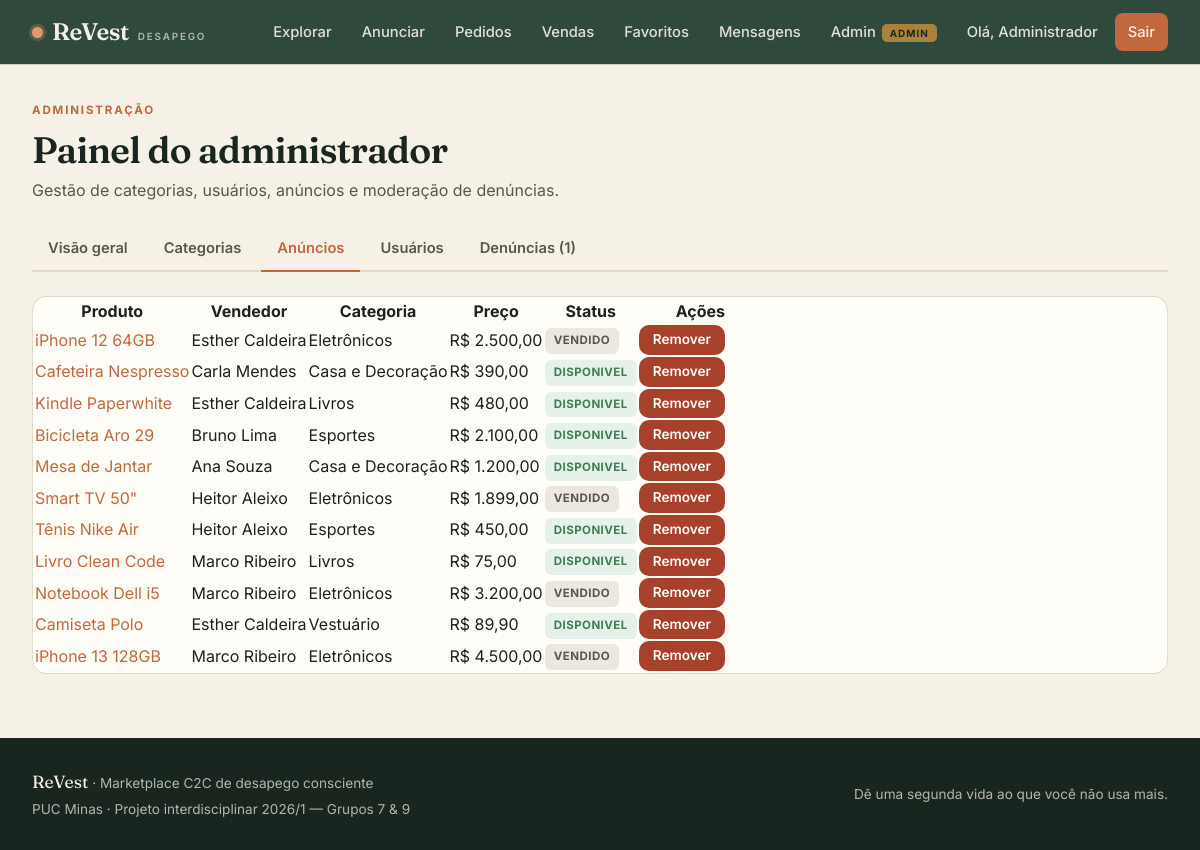
The page /admin.php?tab=produtos (signed in) on the database its author committed.
### tables this page shows
CREATE TABLE `produto` (
  `id_produto` int(11) NOT NULL AUTO_INCREMENT,
  `titulo` varchar(120) NOT NULL,
  `descricao` text NOT NULL,
  `preco` decimal(10,2) NOT NULL,
  `condicao` enum('NOVO','SEMINOVO','USADO') NOT NULL DEFAULT 'USADO',
  `status` enum('DISPONIVEL','RESERVADO','VENDIDO','REMOVIDO') NOT NULL DEFAULT 'DISPONIVEL',
  `dt_publicacao` datetime NOT NULL DEFAULT current_timestamp(),
  `id_vendedor` int(11) NOT NULL,
  `id_categoria` int(11) NOT NULL,
  PRIMARY KEY (`id_produto`),
  KEY `fk_produto_vendedor` (`id_vendedor`),
  KEY `fk_produto_categoria` (`id_categoria`),
  CONSTRAINT `fk_produto_categoria` FOREIGN KEY (`id_categoria`) REFERENCES `categoria` (`id_categoria`) ON UPDATE CASCADE,
  CONSTRAINT `fk_produto_vendedor` FOREIGN KEY (`id_vendedor`) REFERENCES `usuario` (`id_usuario`) ON UPDATE CASCADE,
  CONSTRAINT `ck_produto_preco` CHECK (`preco` > 0)
);

CREATE TABLE `usuario` (
  `id_usuario` int(11) NOT NULL AUTO_INCREMENT,
  `nome` varchar(120) NOT NULL,
  `cpf` char(11) NOT NULL,
  `email` varchar(150) NOT NULL,
  `senha_hash` varchar(255) NOT NULL,
  `telefone` varchar(20) DEFAULT NULL,
  `is_admin` tinyint(4) NOT NULL DEFAULT 0,
  `dt_cadastro` datetime NOT NULL DEFAULT current_timestamp(),
  `ativo` tinyint(4) NOT NULL DEFAULT 1,
  PRIMARY KEY (`id_usuario`),
  UNIQUE KEY `uk_usuario_cpf` (`cpf`),
  UNIQUE KEY `uk_usuario_email` (`email`)
);

CREATE TABLE `categoria` (
  `id_categoria` int(11) NOT NULL AUTO_INCREMENT,
  `nome` varchar(80) NOT NULL,
  `ativa` tinyint(4) NOT NULL DEFAULT 1,
  PRIMARY KEY (`id_categoria`),
  UNIQUE KEY `uk_categoria_nome` (`nome`)
);

### public/admin.php (the view, shortened to what this page needs)
<?php
require_once __DIR__ . '/../config/db.php';
require_once __DIR__ . '/../includes/functions.php';
$tab = $_GET['tab'] ?? 'visao';
$stats = $pdo->query("
    SELECT
      (SELECT COUNT(*) FROM usuario)                                  AS usuarios,
      (SELECT COUNT(*) FROM produto WHERE status='DISPONIVEL')        AS disponiveis,
      (SELECT COUNT(*) FROM produto WHERE status='VENDIDO')           AS vendidos,
      (SELECT COUNT(*) FROM pedido)                                   AS pedidos,
      (SELECT COALESCE(SUM(p.valor_total),0) FROM pedido p
         JOIN pagamento pg ON pg.id_pedido=p.id_pedido
        WHERE pg.status='APROVADO')                                   AS gmv,
      (SELECT COUNT(*) FROM denuncia WHERE status IN ('ABERTA','EM_ANALISE')) AS denuncias_abertas
")->fetch();
require_once __DIR__ . '/../includes/header.php';
?>
<p class="eyebrow">Administração</p>
<h1 class="mb-8">Painel do administrador</h1>
<p class="muted mb-24">Gestão de categorias, usuários, anúncios e moderação de denúncias.</p>
<div class="tabs">
  <a href="?tab=visao"      class="<?= $tab==='visao'?'active':'' ?>">Visão geral</a>
  <a href="?tab=categorias" class="<?= $tab==='categorias'?'active':'' ?>">Categorias</a>
  <a href="?tab=produtos"   class="<?= $tab==='produtos'?'active':'' ?>">Anúncios</a>
  <a href="?tab=usuarios"   class="<?= $tab==='usuarios'?'active':'' ?>">Usuários</a>
  <a href="?tab=denuncias"  class="<?= $tab==='denuncias'?'active':'' ?>">
    Denúncias<?= $stats['denuncias_abertas'] > 0 ? ' (' . $stats['denuncias_abertas'] . ')' : '' ?>
  </a>
</div>
<?php if ($tab === 'visao'): ?>
  <div class="stat-grid">
    <div class="stat-card accent"><div class="n"><?= money((float)$stats['gmv']) ?></div><div class="l">GMV (pagamentos aprovados)</div></div>
    <div class="stat-card"><div class="n"><?= (int)$stats['usuarios'] ?></div><div class="l">Usuários</div></div>
    <div class="stat-card"><div class="n"><?= (int)$stats['disponiveis'] ?></div><div class="l">Anúncios ativos</div></div>
    <div class="stat-card"><div class="n"><?= (int)$stats['vendidos'] ?></div><div class="l">Produtos vendidos</div></div>
    <div class="stat-card"><div class="n"><?= (int)$stats['pedidos'] ?></div><div class="l">Pedidos totais</div></div>
    <div class="stat-card"><div class="n"><?= (int)$stats['denuncias_abertas'] ?></div><div class="l">Denúncias pendentes</div></div>
  </div>
  <h3 class="mb-16">Ranking de vendedores</h3>
  <?php
    $rk = $pdo->query("SELECT vendedor, total_vendas, faturamento, nota_media, qtd_avaliacoes
                         FROM vw_resumo_vendedor
                        WHERE total_produtos > 0
                        ORDER BY faturamento DESC, nota_media DESC LIMIT 10")->fetchAll();
  ?>
  <div class="table-wrap">
    <table>
      <thead><tr><th>Vendedor</th><th>Vendas</th><th>Faturamento</th><th>Nota média</th><th>Avaliações</th></tr></thead>
      <tbody>
        <?php foreach ($rk as $r): ?>
          <tr>
            <td><?= e($r['vendedor']) ?></td>
            <td><?= (int)$r['total_vendas'] ?></td>
            <td><?= money((float)$r['faturamento']) ?></td>
            <td><?= $r['qtd_avaliacoes'] > 0 ? stars((float)$r['nota_media']) . ' ' . number_format((float)$r['nota_media'],1,',','.') : '<span class="muted">—</span>' ?></td>
            <td><?= (int)$r['qtd_avaliacoes'] ?></td>
          </tr>
        <?php endforeach; ?>
      </tbody>
    </table>
  </div>
<?php elseif ($tab === 'produtos'): ?>
  <?php
    $prods = $pdo->query("
      SELECT p.id_produto, p.titulo, p.preco, p.status, p.dt_publicacao,
             c.nome AS categoria, u.nome AS vendedor
        FROM produto p
        JOIN categoria c ON c.id_categoria=p.id_categoria
        JOIN usuario u   ON u.id_usuario=p.id_vendedor
       ORDER BY p.dt_publicacao DESC")->fetchAll();
  ?>
  <div class="table-wrap">
    <table>
      <thead><tr><th>Produto</th><th>Vendedor</th><th>Categoria</th><th>Preço</th><th>Status</th><th style="text-align:right">Ações</th></tr></thead>
      <tbody>
        <?php foreach ($prods as $p): ?>
          <tr>
            <td><a href="produto_ver.php?id=<?= (int)$p['id_produto'] ?>"><?= e($p['titulo']) ?></a></td>
            <td><?= e($p['vendedor']) ?></td>
            <td><?= e($p['categoria']) ?></td>
            <td><?= money((float)$p['preco']) ?></td>
            <td><?= badge($p['status']) ?></td>
            <td style="text-align:right">
              <?php if ($p['status'] !== 'REMOVIDO'): ?>
                <form method="post" style="display:inline" onsubmit="return confirm('Remover este anúncio do catálogo?')">
                  <button class="btn btn-danger btn-sm">Remover</button>
                </form>
              <?php else: ?><span class="muted">—</span><?php endif; ?>
            </td>
          </tr>
        <?php endforeach; ?>
      </tbody>
    </table>
  </div>
<?php endif; ?>
<?php require_once __DIR__ . '/../includes/footer.php'; ?>

### includes/functions.php (shortened to what this page needs)
<?php
function e(?string $s): string {
    return htmlspecialchars($s ?? '', ENT_QUOTES, 'UTF-8');
}
function money(float $v): string {
    return 'R$ ' . number_format($v, 2, ',', '.');
}
function badge(string $status): string {
    $cls = 'badge-' . strtolower($status);
    return '<span class="badge ' . $cls . '">' . e(str_replace('_', ' ', $status)) . '</span>';
}

### public/assets/style.css (style rules this page uses)
:root { --moss: #2f4a3c; --moss-700: #243a2f; --moss-900: #18261f; --clay: #c2683f; --clay-soft: #e09a6f; --cream: #f6f1e7; --cream-deep: #efe7d6; --paper: #fffdf8; --ink: #21201c; --ink-soft: #5a564d; --line: #e2d9c6; --gold: #b8893b; --ok: #3f7d54; --ok-bg: #e6f1ea; --err: #a8412c; --err-bg: #f7e6e0; --warn: #9a6b1d; --warn-bg: #f6ecd6; --radius: 14px; --radius-sm: 9px; --shadow: 0 1px 2px rgba(24,38,31,.04), 0 8px 24px rgba(24,38,31,.07); --shadow-lg: 0 12px 40px rgba(24,38,31,.14); --font-display: 'Fraunces', Georgia, 'Times New Roman', serif; --font-body: 'Inter', -apple-system, BlinkMacSystemFont, 'Segoe UI', sans-serif; }
* { box-sizing: border-box; margin: 0; padding: 0; }
html { scroll-behavior: smooth; }
body { font-family: var(--font-body); background: var(--cream); color: var(--ink); line-height: 1.55; font-size: 16px; -webkit-font-smoothing: antialiased; min-height: 100vh; display: flex; flex-direction: column; }
a { color: var(--clay); text-decoration: none; }
h1, h2, h3 { font-family: var(--font-display); font-weight: 600; letter-spacing: -.02em; color: var(--moss-900); line-height: 1.12; }
h1 { font-size: 2.3rem; }
.eyebrow { font-size: .72rem; font-weight: 700; letter-spacing: .16em; text-transform: uppercase; color: var(--clay); margin-bottom: 9px; }
.muted { color: var(--ink-soft); }
.btn { display: inline-flex; align-items: center; justify-content: center; gap: 8px; font-family: var(--font-body); font-weight: 600; font-size: .95rem; padding: 11px 20px; border-radius: 10px; border: 1.5px solid transparent; cursor: pointer; transition: transform .08s ease, background .15s ease, box-shadow .15s ease; text-decoration: none; line-height: 1; }
.btn-danger { background: var(--err); color: #fff; }
.btn-sm { padding: 7px 13px; font-size: .85rem; }
.badge { display: inline-flex; align-items: center; gap: 5px; font-size: .72rem; font-weight: 700; letter-spacing: .04em; text-transform: uppercase; padding: 4px 9px; border-radius: 6px; }
.badge-disponivel { background: var(--ok-bg); color: var(--ok); }
.badge-vendido { background: #ece8e0; color: var(--ink-soft); }
.table-wrap { overflow-x: auto; border: 1px solid var(--line); border-radius: var(--radius); background: var(--paper); }
.tabs { display: flex; gap: 4px; border-bottom: 2px solid var(--line); margin-bottom: 24px; flex-wrap: wrap; }
.tabs a { padding: 10px 16px; font-weight: 600; font-size: .92rem; color: var(--ink-soft); border-bottom: 2px solid transparent; margin-bottom: -2px; }
.tabs a.active { color: var(--clay); border-bottom-color: var(--clay); }
.mb-8 { margin-bottom:8px }
.mb-24 { margin-bottom:24px }

### rows shown on the page
produto: titulo "iPhone 12 64GB", id_vendedor.nome "Esther Caldeira", id_categoria.nome "Eletrônicos", preco "R$ 2.500,00", status "VENDIDO"
produto: titulo "Cafeteira Nespresso", id_vendedor.nome "Carla Mendes", id_categoria.nome "Casa e Decoração", preco "R$ 390,00", status "DISPONIVEL"
produto: titulo "Kindle Paperwhite", id_vendedor.nome "Esther Caldeira", id_categoria.nome "Livros", preco "R$ 480,00", status "DISPONIVEL"
produto: titulo "Bicicleta Aro 29", id_vendedor.nome "Bruno Lima", id_categoria.nome "Esportes", preco "R$ 2.100,00", status "DISPONIVEL"
produto: titulo "Mesa de Jantar", id_vendedor.nome "Ana Souza", id_categoria.nome "Casa e Decoração", preco "R$ 1.200,00", status "DISPONIVEL"
produto: titulo "Smart TV 50\"", id_vendedor.nome "Heitor Aleixo", id_categoria.nome "Eletrônicos", preco "R$ 1.899,00", status "VENDIDO"
produto: titulo "Tênis Nike Air", id_vendedor.nome "Heitor Aleixo", id_categoria.nome "Esportes", preco "R$ 450,00", status "DISPONIVEL"
produto: titulo "Livro Clean Code", id_vendedor.nome "Marco Ribeiro", id_categoria.nome "Livros", preco "R$ 75,00", status "DISPONIVEL"
produto: titulo "Notebook Dell i5", id_vendedor.nome "Marco Ribeiro", id_categoria.nome "Eletrônicos", preco "R$ 3.200,00", status "VENDIDO"
produto: titulo "Camiseta Polo", id_vendedor.nome "Esther Caldeira", id_categoria.nome "Vestuário", preco "R$ 89,90", status "DISPONIVEL"
produto: titulo "iPhone 13 128GB", id_vendedor.nome "Marco Ribeiro", id_categoria.nome "Eletrônicos", preco "R$ 4.500,00", status "VENDIDO"

### other values the page prints
explode(' ', uname())[0] "Administrador"
$stats['denuncias_abertas'] "1"
